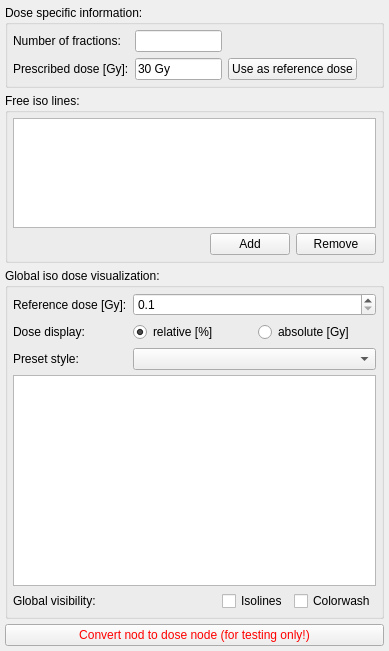
<?xml version="1.0" encoding="UTF-8"?>
<ui version="4.0">
 <class>RTDoseVisualizerControls</class>
 <widget class="QWidget" name="RTDoseVisualizerControls">
  <property name="geometry">
   <rect>
    <x>0</x>
    <y>0</y>
    <width>389</width>
    <height>651</height>
   </rect>
  </property>
  <property name="minimumSize">
   <size>
    <width>0</width>
    <height>0</height>
   </size>
  </property>
  <property name="windowTitle">
   <string>QmitkTemplate</string>
  </property>
  <layout class="QVBoxLayout" name="verticalLayout">
   <property name="spacing">
    <number>5</number>
   </property>
   <property name="margin">
    <number>5</number>
   </property>
   <item>
    <widget class="QGroupBox" name="groupNodeSpecific">
     <property name="title">
      <string>Dose specific information:</string>
     </property>
     <layout class="QHBoxLayout" name="horizontalLayout_2">
      <property name="spacing">
       <number>5</number>
      </property>
      <property name="margin">
       <number>5</number>
      </property>
      <item>
       <layout class="QGridLayout" name="gridLayout_2">
        <item row="1" column="4">
         <spacer name="horizontalSpacer_3">
          <property name="orientation">
           <enum>Qt::Horizontal</enum>
          </property>
          <property name="sizeHint" stdset="0">
           <size>
            <width>40</width>
            <height>20</height>
           </size>
          </property>
         </spacer>
        </item>
        <item row="1" column="2">
         <layout class="QHBoxLayout" name="horizontalLayout_3">
          <item>
           <widget class="QLineEdit" name="prescribedDoseSpecific">
            <property name="enabled">
             <bool>true</bool>
            </property>
            <property name="text">
             <string>30 Gy</string>
            </property>
            <property name="alignment">
             <set>Qt::AlignLeading|Qt::AlignLeft|Qt::AlignVCenter</set>
            </property>
            <property name="readOnly">
             <bool>true</bool>
            </property>
           </widget>
          </item>
         </layout>
        </item>
        <item row="0" column="0">
         <widget class="QLabel" name="label">
          <property name="text">
           <string>Number of fractions:</string>
          </property>
         </widget>
        </item>
        <item row="1" column="0">
         <widget class="QLabel" name="label_4">
          <property name="text">
           <string>Prescribed dose [Gy]:</string>
          </property>
         </widget>
        </item>
        <item row="1" column="3">
         <widget class="QPushButton" name="btnUsePrescribedDose">
          <property name="text">
           <string>Use as reference dose</string>
          </property>
         </widget>
        </item>
        <item row="0" column="2">
         <widget class="QLineEdit" name="NrOfFractions">
          <property name="readOnly">
           <bool>true</bool>
          </property>
         </widget>
        </item>
       </layout>
      </item>
     </layout>
    </widget>
   </item>
   <item>
    <widget class="QGroupBox" name="groupFreeValues">
     <property name="sizePolicy">
      <sizepolicy hsizetype="Preferred" vsizetype="Maximum">
       <horstretch>0</horstretch>
       <verstretch>0</verstretch>
      </sizepolicy>
     </property>
     <property name="title">
      <string>Free iso lines:</string>
     </property>
     <layout class="QVBoxLayout" name="verticalLayout_3">
      <property name="spacing">
       <number>5</number>
      </property>
      <property name="margin">
       <number>5</number>
      </property>
      <item>
       <widget class="QListWidget" name="listFreeValues">
        <property name="sizePolicy">
         <sizepolicy hsizetype="Expanding" vsizetype="MinimumExpanding">
          <horstretch>0</horstretch>
          <verstretch>0</verstretch>
         </sizepolicy>
        </property>
        <property name="minimumSize">
         <size>
          <width>0</width>
          <height>40</height>
         </size>
        </property>
        <property name="maximumSize">
         <size>
          <width>16777215</width>
          <height>110</height>
         </size>
        </property>
        <property name="gridSize">
         <size>
          <width>0</width>
          <height>25</height>
         </size>
        </property>
       </widget>
      </item>
      <item>
       <layout class="QHBoxLayout" name="horizontalLayout_4">
        <item>
         <spacer name="horizontalSpacer">
          <property name="orientation">
           <enum>Qt::Horizontal</enum>
          </property>
          <property name="sizeHint" stdset="0">
           <size>
            <width>40</width>
            <height>20</height>
           </size>
          </property>
         </spacer>
        </item>
        <item>
         <widget class="QPushButton" name="btnAddFreeValue">
          <property name="text">
           <string>Add</string>
          </property>
         </widget>
        </item>
        <item>
         <widget class="QPushButton" name="btnRemoveFreeValue">
          <property name="text">
           <string>Remove</string>
          </property>
         </widget>
        </item>
       </layout>
      </item>
     </layout>
    </widget>
   </item>
   <item>
    <widget class="QGroupBox" name="groupGlobal">
     <property name="title">
      <string>Global iso dose visualization:</string>
     </property>
     <layout class="QVBoxLayout" name="verticalLayout_2">
      <property name="spacing">
       <number>5</number>
      </property>
      <property name="margin">
       <number>5</number>
      </property>
      <item>
       <layout class="QGridLayout" name="gridLayout">
        <item row="3" column="0">
         <widget class="QLabel" name="label_3">
          <property name="sizePolicy">
           <sizepolicy hsizetype="Fixed" vsizetype="Preferred">
            <horstretch>0</horstretch>
            <verstretch>0</verstretch>
           </sizepolicy>
          </property>
          <property name="minimumSize">
           <size>
            <width>65</width>
            <height>0</height>
           </size>
          </property>
          <property name="text">
           <string>Dose display:</string>
          </property>
         </widget>
        </item>
        <item row="5" column="1">
         <widget class="QComboBox" name="comboPresets"/>
        </item>
        <item row="5" column="0">
         <widget class="QLabel" name="label_2">
          <property name="sizePolicy">
           <sizepolicy hsizetype="Fixed" vsizetype="Preferred">
            <horstretch>0</horstretch>
            <verstretch>0</verstretch>
           </sizepolicy>
          </property>
          <property name="minimumSize">
           <size>
            <width>65</width>
            <height>0</height>
           </size>
          </property>
          <property name="text">
           <string>Preset style:</string>
          </property>
         </widget>
        </item>
        <item row="0" column="0">
         <widget class="QLabel" name="lblinfo_2">
          <property name="sizePolicy">
           <sizepolicy hsizetype="Fixed" vsizetype="Preferred">
            <horstretch>0</horstretch>
            <verstretch>0</verstretch>
           </sizepolicy>
          </property>
          <property name="minimumSize">
           <size>
            <width>105</width>
            <height>0</height>
           </size>
          </property>
          <property name="focusPolicy">
           <enum>Qt::NoFocus</enum>
          </property>
          <property name="text">
           <string>Reference dose [Gy]:</string>
          </property>
         </widget>
        </item>
        <item row="0" column="1">
         <widget class="QDoubleSpinBox" name="spinReferenceDose">
          <property name="suffix">
           <string/>
          </property>
          <property name="decimals">
           <number>1</number>
          </property>
          <property name="minimum">
           <double>0.100000000000000</double>
          </property>
          <property name="maximum">
           <double>9999.000000000000000</double>
          </property>
         </widget>
        </item>
        <item row="3" column="1">
         <layout class="QHBoxLayout" name="horizontalLayout">
          <item>
           <widget class="QRadioButton" name="radioRelDose">
            <property name="text">
             <string>relative [%]</string>
            </property>
            <property name="checked">
             <bool>true</bool>
            </property>
           </widget>
          </item>
          <item>
           <widget class="QRadioButton" name="radioAbsDose">
            <property name="text">
             <string>absolute [Gy]</string>
            </property>
           </widget>
          </item>
         </layout>
        </item>
       </layout>
      </item>
      <item>
       <widget class="QTableView" name="isoLevelSetView">
        <property name="alternatingRowColors">
         <bool>true</bool>
        </property>
        <property name="selectionMode">
         <enum>QAbstractItemView::SingleSelection</enum>
        </property>
        <property name="selectionBehavior">
         <enum>QAbstractItemView::SelectRows</enum>
        </property>
        <property name="iconSize">
         <size>
          <width>30</width>
          <height>20</height>
         </size>
        </property>
        <attribute name="horizontalHeaderDefaultSectionSize">
         <number>80</number>
        </attribute>
       </widget>
      </item>
      <item>
       <layout class="QHBoxLayout" name="horizontalLayout_5">
        <item>
         <widget class="QLabel" name="label_5">
          <property name="text">
           <string>Global visibility:</string>
          </property>
         </widget>
        </item>
        <item>
         <spacer name="horizontalSpacer_2">
          <property name="orientation">
           <enum>Qt::Horizontal</enum>
          </property>
          <property name="sizeHint" stdset="0">
           <size>
            <width>40</width>
            <height>20</height>
           </size>
          </property>
         </spacer>
        </item>
        <item>
         <widget class="QCheckBox" name="checkGlobalVisIsoLine">
          <property name="text">
           <string>Isolines</string>
          </property>
          <property name="icon">
           <iconset>
            <normalon>:/RTUI/eye_open.png</normalon>
           </iconset>
          </property>
          <property name="iconSize">
           <size>
            <width>24</width>
            <height>16</height>
           </size>
          </property>
         </widget>
        </item>
        <item>
         <widget class="QCheckBox" name="checkGlobalVisColorWash">
          <property name="text">
           <string>Colorwash</string>
          </property>
          <property name="icon">
           <iconset>
            <normalon>:/RTUI/eye_open.png</normalon>
           </iconset>
          </property>
          <property name="iconSize">
           <size>
            <width>24</width>
            <height>16</height>
           </size>
          </property>
         </widget>
        </item>
       </layout>
      </item>
     </layout>
    </widget>
   </item>
   <item>
    <widget class="QPushButton" name="btnConvert">
     <property name="palette">
      <palette>
       <active>
        <colorrole role="Text">
         <brush brushstyle="SolidPattern">
          <color alpha="255">
           <red>255</red>
           <green>0</green>
           <blue>0</blue>
          </color>
         </brush>
        </colorrole>
        <colorrole role="ButtonText">
         <brush brushstyle="SolidPattern">
          <color alpha="255">
           <red>255</red>
           <green>0</green>
           <blue>0</blue>
          </color>
         </brush>
        </colorrole>
       </active>
       <inactive>
        <colorrole role="Text">
         <brush brushstyle="SolidPattern">
          <color alpha="255">
           <red>255</red>
           <green>0</green>
           <blue>0</blue>
          </color>
         </brush>
        </colorrole>
        <colorrole role="ButtonText">
         <brush brushstyle="SolidPattern">
          <color alpha="255">
           <red>255</red>
           <green>0</green>
           <blue>0</blue>
          </color>
         </brush>
        </colorrole>
       </inactive>
       <disabled>
        <colorrole role="Text">
         <brush brushstyle="SolidPattern">
          <color alpha="255">
           <red>120</red>
           <green>120</green>
           <blue>120</blue>
          </color>
         </brush>
        </colorrole>
        <colorrole role="ButtonText">
         <brush brushstyle="SolidPattern">
          <color alpha="255">
           <red>120</red>
           <green>120</green>
           <blue>120</blue>
          </color>
         </brush>
        </colorrole>
       </disabled>
      </palette>
     </property>
     <property name="text">
      <string>Convert nod to dose node (for testing only!)</string>
     </property>
    </widget>
   </item>
  </layout>
 </widget>
 <layoutdefault spacing="6" margin="11"/>
 <resources>
  <include location="../../../../Modules/RTUI/resources/RTUI.qrc"/>
 </resources>
 <connections/>
</ui>
